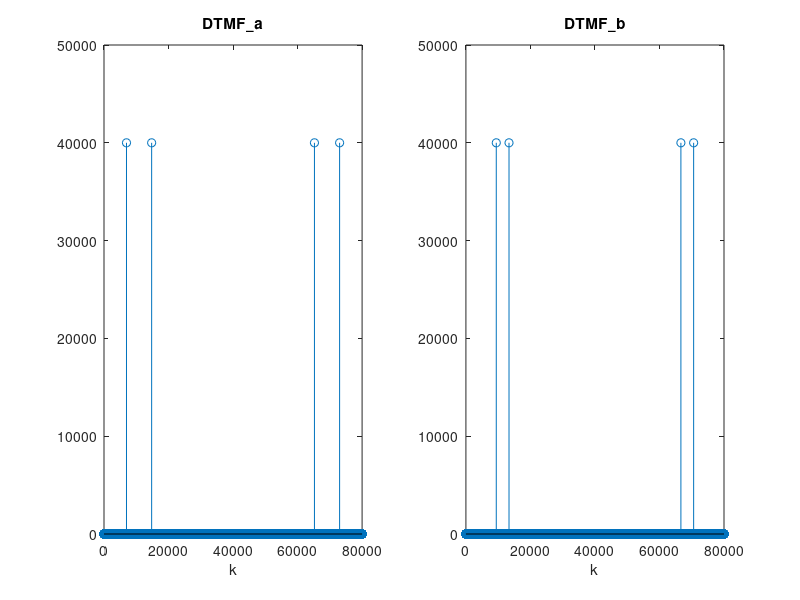

Here is the MATLAB script that generated this plot:
%%
% Spring 2017
% HW 4, MATLAB 1
% 
% Anas Salah Eddin, 2017
%

clear all; close all;
%% Loading DTMF files

load('DTMF_a.mat');
load('DTMF_b.mat');

Fs = 8000; % Sampling Frequency [Hz]


% Uncomment the following to listent to the tones
%soundsc(DTMF_a, Fs);
%soundsc(DTMF_b, Fs);

% NOTE: The following command stops the sound player
% clear sound

%% Using fft to figure out the keys pressed

A = fft(DTMF_a);
B = fft(DTMF_b);

k = 0:length(A) - 1;

% plotting the magnitude spectrums
figure;
subplot(1, 2, 1);
stem(k, abs(A));
xlabel('k');
title('DTMF\_a');

subplot(1, 2, 2)
stem(k, abs(B));
xlabel('k');
title('DTMF\_b');